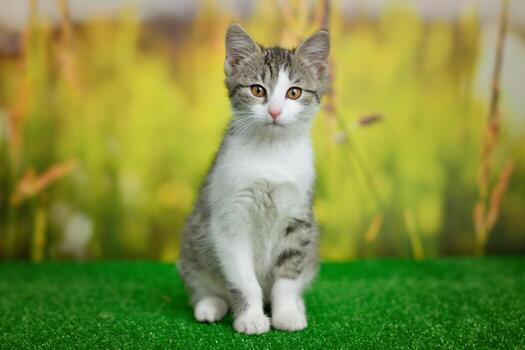
#> input picture cat.jpg, 525 x 350 px
$ jupyter execute 03_OpenCV_Color_Spaces_and_Channels.ipynb
#> lines starting #> are read from the running program, lines starting #| are printed output that depends on the picture; after the words box and inside, x2 and y2 are one past the last pixel; in counts of white or black regions, pixels touching at a corner belong together
# 03 — OpenCV Color Spaces & Channels

This notebook focuses on practical color-space handling in OpenCV: BGR, RGB, Grayscale, HSV, LAB, YCrCb, channels, and color masking.

**Goal:** understand how to convert, inspect, manipulate, and use color information in computer vision.

[cell 1]
import cv2
import numpy as np
import matplotlib.pyplot as plt

image = cv2.imread("cat.jpg")
#> image is the input picture: shape (350, 525, 3); mean B, G, R 66.2, 142.5, 129.8

if image is None:
    raise FileNotFoundError("cat.jpg not found")

print("Shape:", image.shape)
#| Shape: (350, 525, 3)

## 1. BGR vs RGB

OpenCV stores a normal color image as **BGR**, while Matplotlib expects **RGB**.

Always convert before displaying an OpenCV BGR image with Matplotlib.

[cell 2]
rgb = cv2.cvtColor(image, cv2.COLOR_BGR2RGB)

plt.imshow(rgb)
plt.axis("off")
plt.show()

## 2. `cv2.cvtColor()`

**Syntax:** `cv2.cvtColor(src, code)`

- `src` → input image
- `code` → conversion type
- **Return:** converted image

[cell 3]
gray = cv2.cvtColor(image, cv2.COLOR_BGR2GRAY)
hsv = cv2.cvtColor(image, cv2.COLOR_BGR2HSV)
#> hsv: shape (350, 525, 3); mean H, S, V 37.2, 151.4, 149.2

print("BGR:", image.shape)
#| BGR: (350, 525, 3)
print("Gray:", gray.shape)
#| Gray: (350, 525)
print("HSV:", hsv.shape)
#| HSV: (350, 525, 3)

## 3. Grayscale

A grayscale image has one intensity value per pixel, so its shape becomes `(H, W)` instead of `(H, W, 3)`.

[cell 4]
plt.figure(figsize=(6,4))
plt.imshow(gray, cmap="gray")
plt.axis("off")
plt.show()

## 4. Grayscale conversion — the math

Grayscale is **not** normally calculated as `(R + G + B) / 3`.

For 8-bit images, OpenCV uses approximately:

\[Y = 0.114B + 0.587G + 0.299R\]

Green receives the largest weight because human vision is more sensitive to green intensity.

[cell 5]
b, g, r = cv2.split(image)
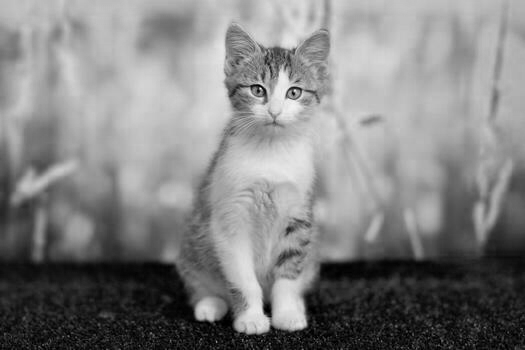
#> r: shape (350, 525); min 0, max 255, mean 129.8

gray_manual = (
    0.114 * b.astype(np.float32) +
    0.587 * g.astype(np.float32) +
    0.299 * r.astype(np.float32)
).astype(np.uint8)

print("OpenCV vs manual maximum difference:",
      np.max(cv2.absdiff(gray, gray_manual)))
#| OpenCV vs manual maximum difference: 1

## 5. Splitting channels

`cv2.split()` separates an image into individual channels.

For a BGR image:

`B, G, R = cv2.split(image)`

[cell 6]
B, G, R = cv2.split(image)

print("B channel:", B.shape)
#| B channel: (350, 525)
print("G channel:", G.shape)
#| G channel: (350, 525)
print("R channel:", R.shape)
#| R channel: (350, 525)

fig, axes = plt.subplots(1, 3, figsize=(12,4))
for ax, channel, title in zip(axes, [B, G, R], ["Blue", "Green", "Red"]):
    ax.imshow(channel)
    # ax.imshow(channel, cmap="gray")
    ax.set_title(title)
    ax.axis("off")
#> this loop made 3 passes
#> title on passes 1 to 3: 'Blue', 'Green', 'Red'

plt.show()

## 6. Merging channels

`cv2.merge([B, G, R])` combines separate single-channel arrays into a color image.

The channel order must match the format you want to create.

[cell 7]
merged = cv2.merge([B, G, R])

print("Same shape:", merged.shape)
#| Same shape: (350, 525, 3)
print("Same image:", np.array_equal(image, merged))
#| Same image: True

## 7. Channel manipulation

Changing one channel changes the corresponding color component of the image.

This is useful for understanding how color information is stored.

[cell 8]
modified = image.copy()
modified[:, :, 2] = 0   # remove Red channel
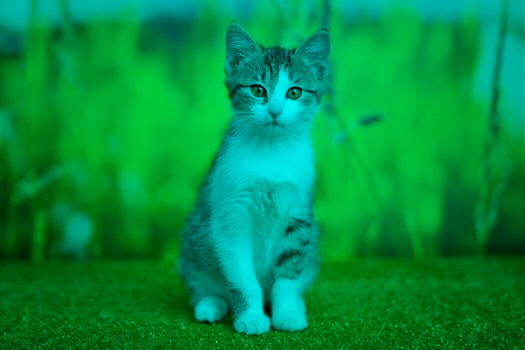
#> modified: shape (350, 525, 3); mean B, G, R 66.2, 142.5, 0

plt.imshow(cv2.cvtColor(modified, cv2.COLOR_BGR2RGB))
plt.axis("off")
plt.show()

## 8. HSV color space

HSV separates color into:

- **H — Hue:** type of color
- **S — Saturation:** color intensity/purity
- **V — Value:** brightness

HSV is commonly useful for color-based segmentation.

### OpenCV HSV ranges

For an 8-bit HSV image:

- `H`: `0–179`
- `S`: `0–255`
- `V`: `0–255`

Hue uses `0–179` in OpenCV instead of the usual `0–360°` representation.

[cell 9]
hsv = cv2.cvtColor(image, cv2.COLOR_BGR2HSV)
H, S, V = cv2.split(hsv)
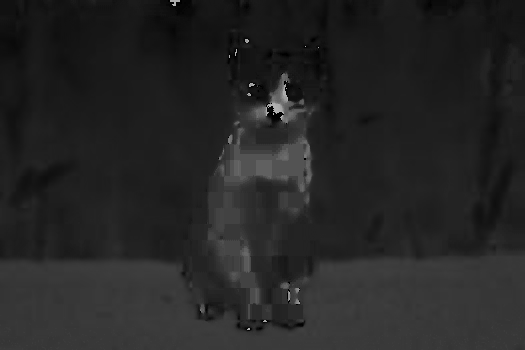
#> H: shape (350, 525); min 0, max 179, mean 37.2
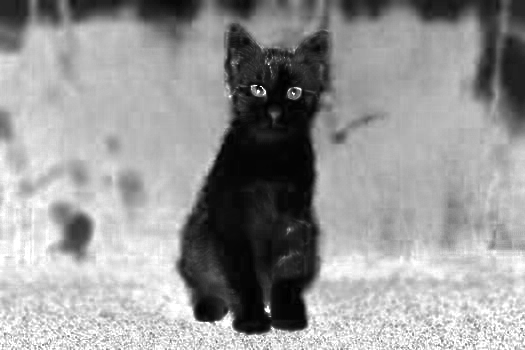
#> S: shape (350, 525); min 0, max 255, mean 151.4
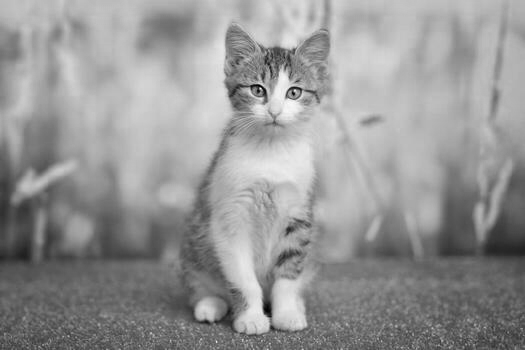
#> V: shape (350, 525); min 0, max 255, mean 149.2

fig, axes = plt.subplots(1, 3, figsize=(12,4))
for ax, channel, title in zip(axes, [H, S, V], ["Hue", "Saturation", "Value"]):
    ax.imshow(channel, cmap="gray")
    # ax.imshow(channel)
    ax.set_title(title)
    ax.axis("off")
#> this loop made 3 passes

plt.show()

## 9. HSV math

For normalized RGB values where $R, G, B \in [0, 1]$:

$$V = \max(R, G, B)$$

$$S = \begin{cases}
0, & V = 0 \\
\frac{V - \min(R, G, B)}{V}, & V \neq 0
\end{cases}$$

Let $\Delta = V - \min(R, G, B)$. Hue ($H$) is defined as:

$$H = \begin{cases}
0^\circ, & \Delta = 0 \\
60^\circ \times \left( \frac{G - B}{\Delta} \bmod 6 \right), & V = R \\
60^\circ \times \left( \frac{B - R}{\Delta} + 2 \right), & V = G \\
60^\circ \times \left( \frac{R - G}{\Delta} + 4 \right), & V = B
\end{cases}$$

HSV separates **what the color is** from **how bright it is**, which makes color thresholding easier.

## 10. HSV color masking

`cv2.inRange()` creates a binary mask where pixels inside the specified range become `255`.

**Syntax:** `cv2.inRange(src, lowerb, upperb)`

[cell 10]
# Example range — adjust these values for the object in your image
lower = np.array([0, 80, 50])
upper = np.array([20, 255, 255])

mask = cv2.inRange(hsv, lower, upper)
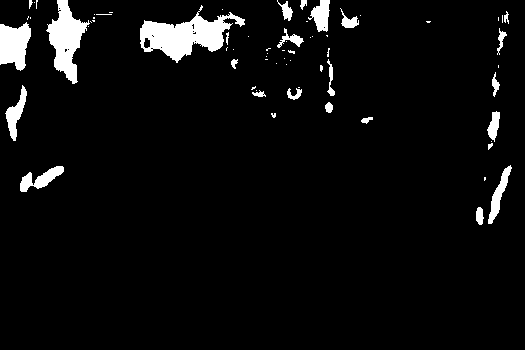
#> mask: shape (350, 525); 5% white; 68 white regions (43 under 20 px), largest, box (x1, y1, x2, y2) and area: (140, 5, 245, 63) 2623, (46, 0, 90, 84) 1738, (0, 22, 31, 71) 1101

plt.imshow(mask, cmap="gray")
plt.title("HSV Mask")
plt.axis("off")
plt.show()

## 11. Apply a mask

A mask can keep selected pixels while removing everything else.

`cv2.bitwise_and()` applies the binary mask to the source image.

[cell 11]
result = cv2.bitwise_and(image, image, mask=mask)

plt.figure(figsize=(6,4))
plt.imshow(cv2.cvtColor(result, cv2.COLOR_BGR2RGB))
plt.axis("off")
plt.show()

## 12. LAB color space

LAB separates lightness from color information:

- `L` → lightness
- `a` → green ↔ red
- `b` → blue ↔ yellow

It is useful when color comparison should be less dependent on brightness.

[cell 12]
lab = cv2.cvtColor(image, cv2.COLOR_BGR2LAB)
#> lab: shape (350, 525, 3); mean of channels 0, 1, 2 145.3, 113.7, 165.7
L, A, Bb = cv2.split(lab)
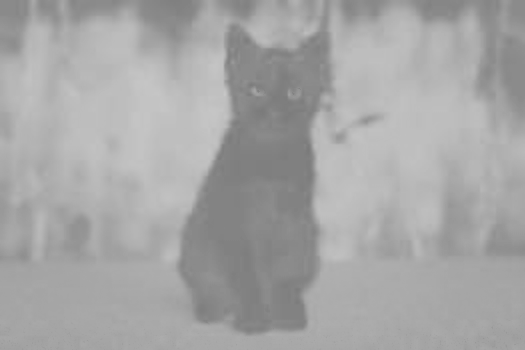
#> Bb: shape (350, 525); min 122, max 199, mean 165.7

fig, axes = plt.subplots(1, 3, figsize=(12,4))
for ax, channel, title in zip(axes, [L, A, Bb], ["L", "a", "b"]):
    ax.imshow(channel, cmap="gray")
    ax.set_title(title)
    ax.axis("off")
#> this loop made 3 passes

plt.show()

## 13. YCrCb color space

YCrCb separates brightness from chrominance:

- `Y` → brightness
- `Cr` → red-difference
- `Cb` → blue-difference

It is widely used in image/video processing and compression.

[cell 13]
ycrcb = cv2.cvtColor(image, cv2.COLOR_BGR2YCrCb)
#> ycrcb: shape (350, 525, 3); mean of channels 0, 1, 2 130, 127.8, 92
Y, Cr, Cb = cv2.split(ycrcb)
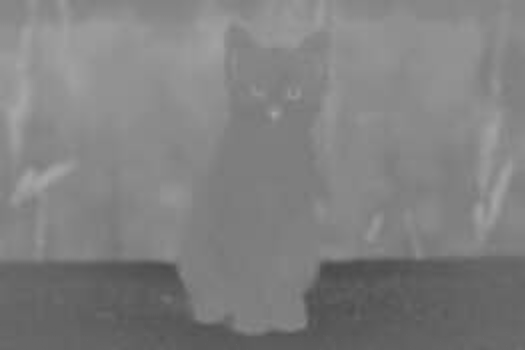
#> Cr: shape (350, 525); min 74, max 167, mean 127.8
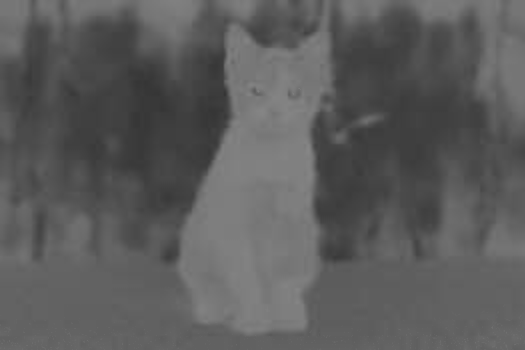
#> Cb: shape (350, 525); min 52, max 134, mean 92

fig, axes = plt.subplots(1, 3, figsize=(12,4))
for ax, channel, title in zip(axes, [Y, Cr, Cb], ["Y", "Cr", "Cb"]):
    ax.imshow(channel, cmap="gray")
    ax.set_title(title)
    ax.axis("off")
#> this loop made 3 passes

plt.show()

## 14. Common color conversions

| Conversion | OpenCV code |
|---|---|
| BGR → RGB | `cv2.COLOR_BGR2RGB` |
| BGR → Gray | `cv2.COLOR_BGR2GRAY` |
| BGR → HSV | `cv2.COLOR_BGR2HSV` |
| BGR → LAB | `cv2.COLOR_BGR2LAB` |
| BGR → YCrCb | `cv2.COLOR_BGR2YCrCb` |
| RGB → BGR | `cv2.COLOR_RGB2BGR` |
| HSV → BGR | `cv2.COLOR_HSV2BGR` |
| Gray → BGR | `cv2.COLOR_GRAY2BGR` |

## 15. Channel ranges and shapes

For an 8-bit image, a normal channel usually contains values from `0–255`.

A 3-channel image has shape `(H, W, 3)`; each individual channel has shape `(H, W)`.

[cell 14]
print("BGR dtype:", image.dtype)
#| BGR dtype: uint8
print("BGR min/max:", image.min(), image.max())
#| BGR min/max: 0 255

print("Gray dtype:", gray.dtype)
#| Gray dtype: uint8
print("Gray min/max:", gray.min(), gray.max())
#| Gray min/max: 0 249

print("HSV H:", H.min(), H.max())
#| HSV H: 0 179
print("HSV S:", S.min(), S.max())
#| HSV S: 0 255
print("HSV V:", V.min(), V.max())
#| HSV V: 0 255

## 16. Practical example — isolate a color

The typical workflow is:

**BGR → HSV → define range → create mask → apply mask**

This pattern appears frequently in object/color segmentation tasks.

[cell 15]
hsv = cv2.cvtColor(image, cv2.COLOR_BGR2HSV)

lower = np.array([35, 60, 40])
upper = np.array([85, 255, 255])

mask = cv2.inRange(hsv, lower, upper)
#> mask: shape (350, 525); 27% white; 80 white regions (63 under 20 px), largest, box (x1, y1, x2, y2) and area: (0, 153, 525, 350) 47560, (312, 166, 331, 200) 341, (314, 223, 342, 244) 313
isolated = cv2.bitwise_and(image, image, mask=mask)

fig, axes = plt.subplots(1, 3, figsize=(15,4))
axes[0].imshow(cv2.cvtColor(image, cv2.COLOR_BGR2RGB))
axes[0].set_title("Original")
axes[1].imshow(mask, cmap="gray")
axes[1].set_title("Mask")
axes[2].imshow(cv2.cvtColor(isolated, cv2.COLOR_BGR2RGB))
axes[2].set_title("Isolated")
for ax in axes:
    ax.axis("off")
plt.show()
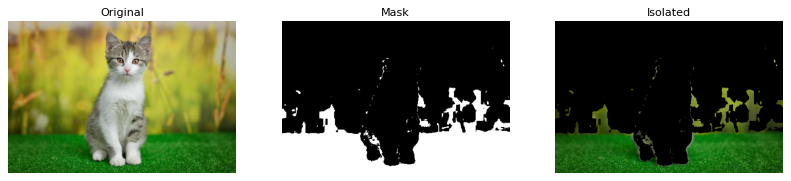
#> figure drawn by matplotlib, 3 panels
